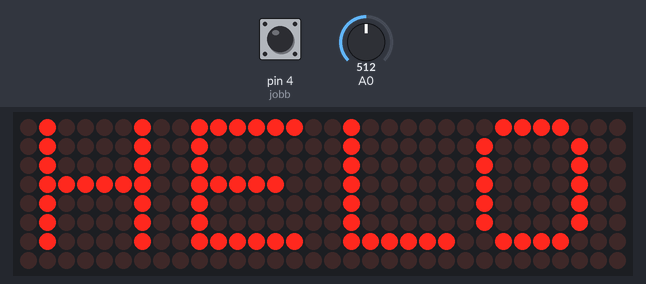
The sketch below on a simulated Arduino Uno, built with avr-gcc and run on an emulated ATmega328P. Shown: 32×8 LED matrix. The test bench sets the inputs (shaded band); at power-on: pin 4 (jobb) LOW, A0 = 512. Random numbers use the default seed unless the sketch sets one; what the sketch prints to the serial monitor is not drawn.

Above: at 6.8 s.
At 16.4 s:
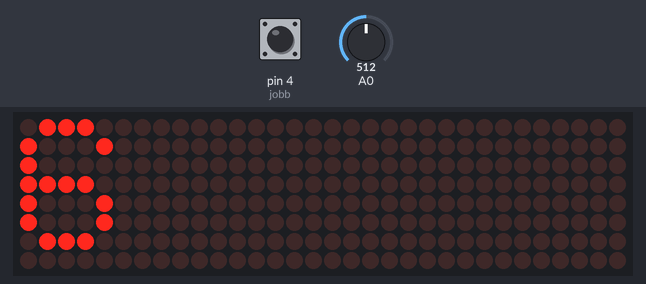
16.5 s: pin 4 (jobb) driven LOW
21.7 s: pin 4 (jobb) driven HIGH
At 25.5 s:
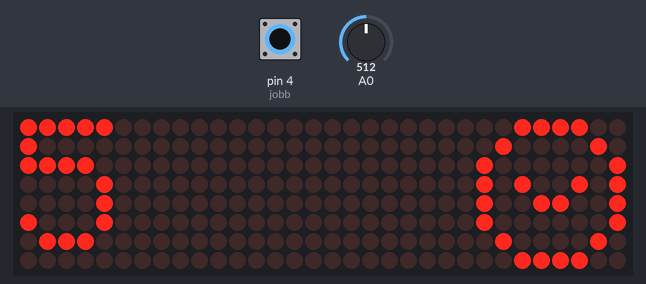
26.9 s: pin 4 (jobb) pulsed LOW 2 times (0.12 s each, 0.3 s apart)
At 32.4 s:
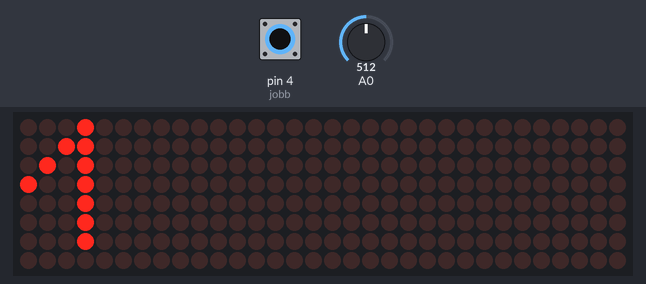
35.4 s: pin 4 (jobb) pulsed LOW 5 times (0.12 s each, 0.3 s apart)
At 40.1 s:
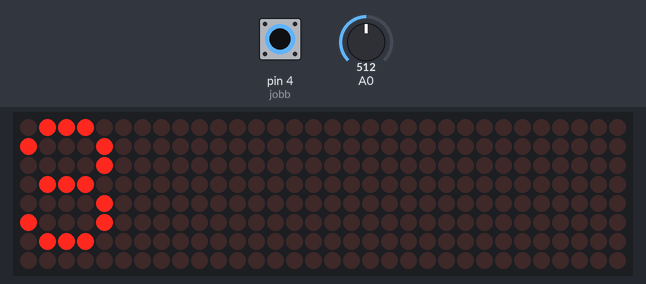

Measured:
- after the input at 26.9 s, the display: first changes at once (image 3 shows a later state)
- after the input at 35.4 s, the display: first changes at once (image 4 shows a later state)
- what the display in image 0 shows lasts 3.0 s, from 6.8 s to 9.8 s
- what the display in image 3 shows lasts 2.9 s, from 31.0 s to 33.9 s

The sketch:

dobokocka_Max7219_4.ino
```cpp
// 8x8-as LEDmátrix   és MAX7219 vezérlő IC
// #include <Arduino.h>

#include "LedControl.h"

//MAX7219
const byte DIN=10;
const byte CS=9;
const byte CLK=8;  //SCK

const byte jobb=4;  //nyomógomb 4-es lábon (jobb, fel)
const byte bal=2;
const byte stop=3;   // nyomógomb 3-as lábon (stop, set, exit)

LedControl ledek=LedControl(DIN,CLK,CS,4);
unsigned int var=100;

byte kezd=0;
byte szam;


// a ledmátrixra kiírt jelek (betűk, számok)
// pontmátrix kódjai

const static byte Bbetu [] = {
 B01111110,
 B01000010,
 B01000010,
 B01111100,
 B01000010,
 B01000010,
 B01111110,
 B00000000
};

const static byte Ebetu [] = {
 B01111110,
 B01000000,
 B01000000,
 B01111100,
 B01000000,
 B01000000,
 B01111110,
 B00000000
};


const static byte Hbetu [] = {
 B01000010,
 B01000010,
 B01000010,
 B01111110,
 B01000010,
 B01000010,
 B01000010,
 B00000000
};


const static byte Lbetu [] = {
 B01000000,
 B01000000,
 B01000000,
 B01000000,
 B01000000,
 B01000000,
 B01111110,
 B00000000
};


const static byte Obetu [] = {
 B01111000,
 B10000100,
 B10000100,
 B10000100,
 B10000100,
 B10000100,
 B01111000,
 B00000000
};


const static byte ibetu [] = {
 B00100000,
 B00000000,
 B00100000,
 B00100000,
 B00100000,
 B00100000,
 B00100000,
 B00000000
};


const static byte Sz1 [] = {
 B00010000,
 B00110000,
 B01010000,
 B10010000,
 B00010000,
 B00010000,
 B00010000,
 B00000000
};

const static byte Sz2 [] = {
 B01110000,
 B10001000,
 B00001000,
 B00010000,
 B00100000,
 B01000000,
 B11111000,
 B00000000
};


const static byte Sz3 [] = {
 B01110000,
 B10001000,
 B00001000,
 B01110000,
 B00001000,
 B10001000,
 B01110000,
 B00000000
};

const static byte Sz4 [] = {
 B00010000,
 B00110000,
 B01010000,
 B10010000,
 B11111000,
 B00010000,
 B00010000,
 B00000000
};

const static byte Sz5 [] = {
 B11111000,
 B10000000,
 B11110000,
 B00001000,
 B00001000,
 B10001000,
 B01110000,
 B00000000
};


const static byte Sz6 [] = {
 B01110000,
 B10001000,
 B10000000,
 B11110000,
 B10001000,
 B10001000,
 B01110000,
 B00000000
};


const static byte Sz7 [] = {
 B11111000,
 B00001000,
 B00010000,
 B00100000,
 B01000000,
 B10000000,
 B10000000,
 B00000000
};


const static byte Sz8 [] = {
 B01110000,
 B10001000,
 B10001000,
 B01110000,
 B10001000,
 B10001000,
 B01110000,
 B00000000
};


const static byte Sz9 [] = {
 B01110000,
 B10001000,
 B10001000,
 B01111000,
 B00001000,
 B10001000,
 B01110000,
 B00000000
};


const static byte Sz0 [] = {
 B01110000,
 B10001000,
 B10001000,
 B10001000,
 B10001000,
 B10001000,
 B01110000,
 B00000000
};

// const static byte* szamok[]= {&Sz0,&Sz1,&Sz2,&Sz3,&Sz4,&Sz5,&Sz6,&Sz7,&Sz8,&Sz9};


const static byte Orul [] = {
 B00111100,
 B01000010,
 B10000001,
 B10100101,
 B10011001,
 B10000001,
 B01000010,
 B00111100

};

/*
void szam_ki(byte digit, byte szam)
{
 for(byte i=0;i<8;i++)
       ledek.setRow(digit,i,szamok[szam][i]);

}   */


void ledmatrix(byte matrix,byte x)
{
  switch (x)
  {
  case 1: for(byte i=0;i<8;i++) ledek.setRow(matrix,i,Sz1[i]);
          break;
  case 2: for(byte i=0;i<8;i++) ledek.setRow(matrix,i,Sz2[i]);
          break;
  case 3: for(byte i=0;i<8;i++) ledek.setRow(matrix,i,Sz3[i]);
          break;
  case 4: for(byte i=0;i<8;i++) ledek.setRow(matrix,i,Sz4[i]);
          break;
  case 5: for(byte i=0;i<8;i++) ledek.setRow(matrix,i,Sz5[i]);
          break;
  case 6: for(byte i=0;i<8;i++) ledek.setRow(matrix,i,Sz6[i]);
          break;
  case 0: for(byte i=0;i<8;i++) ledek.setRow(matrix,i,Orul[i]);
          break;
  }
}


void setup() {

  pinMode(jobb,INPUT);
  pinMode(bal,INPUT);
  pinMode(stop,INPUT);

  Serial.begin(9600);
  delay(1500);
  Serial.println("starting now");

  ledek.shutdown(0,false);
  ledek.setIntensity(0,8);   // 1. kijelző,  fényerő ( 0-15)
  ledek.clearDisplay(0);
  ledek.shutdown(1,false);
  ledek.setIntensity(1,8);   // 2. kijelző,fényerő
  ledek.clearDisplay(1);
  ledek.shutdown(2,false);
  ledek.setIntensity(2,8);   // 3. kijelző,fényerő
  ledek.clearDisplay(2);
  ledek.shutdown(3,false);
  ledek.setIntensity(3,8);   // 4. kijelző,fényerő
  ledek.clearDisplay(3);

  // teszt, pontok sorban felkapcsolnak

  for(byte i=0;i<8;i++)
      for(byte j=0;j<8;j++)
      {
       ledek.setLed(3,i,j,true);
       delay(20);
      }
  ledek.clearDisplay(3);
  for(byte i=0;i<8;i++)
      for(byte j=0;j<8;j++)
      {
       ledek.setLed(2,i,j,true);
       delay(20);
      }
  ledek.clearDisplay(2);
  for(byte i=0;i<8;i++)
      for(byte j=0;j<8;j++)
      {
       ledek.setLed(1,i,j,true);
       delay(20);
      }
  ledek.clearDisplay(1);
  for(byte i=0;i<8;i++)
      for(byte j=0;j<8;j++)
      {
       ledek.setLed(0,i,j,true);
       delay(20);
      }
  ledek.clearDisplay(0);

  for(byte i=0;i<8;i++)
       ledek.setRow(3,i,Hbetu[i]);
  for(byte i=0;i<8;i++)
       ledek.setRow(2,i,Ebetu[i]);
  for(byte i=0;i<8;i++)
       ledek.setRow(1,i,Lbetu[i]);
  for(byte i=0;i<8;i++)
       ledek.setRow(0,i,Obetu[i]);

  delay(3000);
  ledek.clearDisplay(3);
  ledek.clearDisplay(2);
  ledek.clearDisplay(1);
  ledek.clearDisplay(0);


}


void loop() {

    randomSeed(analogRead(0));   // random generátor véletlen beállítása


    delay(900);
    ledmatrix(0,0);  // örül :)
    while(digitalRead(jobb)==1);  //  !!! várunk a "jobb" gomb lenyomására
    ledek.clearDisplay(0);

    for(byte i=1;i<50;i++)		//  50 db véletlenszám gyorsan (mintha gurulna a kocka)
      { szam=rand()%6; ledmatrix(3,szam+1); delay(80);   }

    szam=rand()%6;    // a kijelzett véletlenszám !!
    ledmatrix(3,szam+1);

    delay(2000);


}
```
